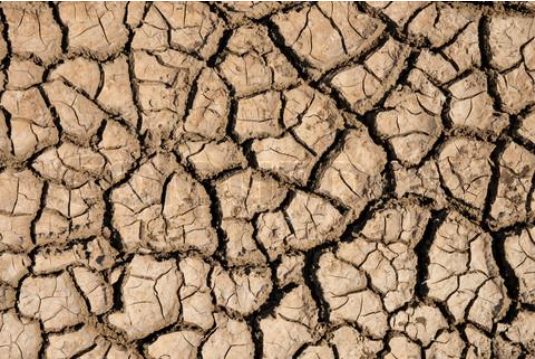
#> input picture Assesments/test.png, 535 x 359 px
$ jupyter execute --allow-errors Assesment01.ipynb
#> lines starting #> are read from the running program, lines starting #| are printed output that depends on the picture
# Local Binary Pattern (LBP)

[cell 1]
import numpy as np
import cv2
import matplotlib.pyplot as plt
# import sklearn

[cell 2]
img = cv2.imread('test.png', cv2.IMREAD_GRAYSCALE)
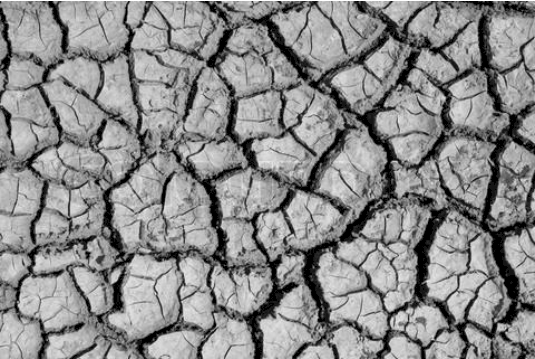
#> img: shape (359, 535); min 0, max 255, mean 139.5

[cell 3]
cv2.imshow('image',img)
cv2.waitKey(0)
cv2.destroyAllWindows()

[cell 4]
# [4 lines of commented-out code are left out]

[cell 5]
img[0][0]
#> Out = 255

[cell 6]
height, width = img.shape
#> height = 359; width = 535
print(width, height)
#| 535 359
